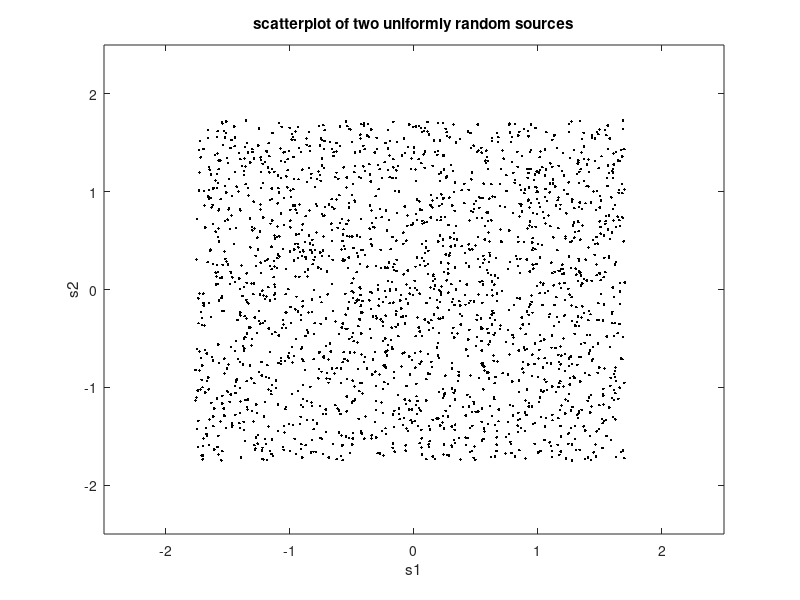
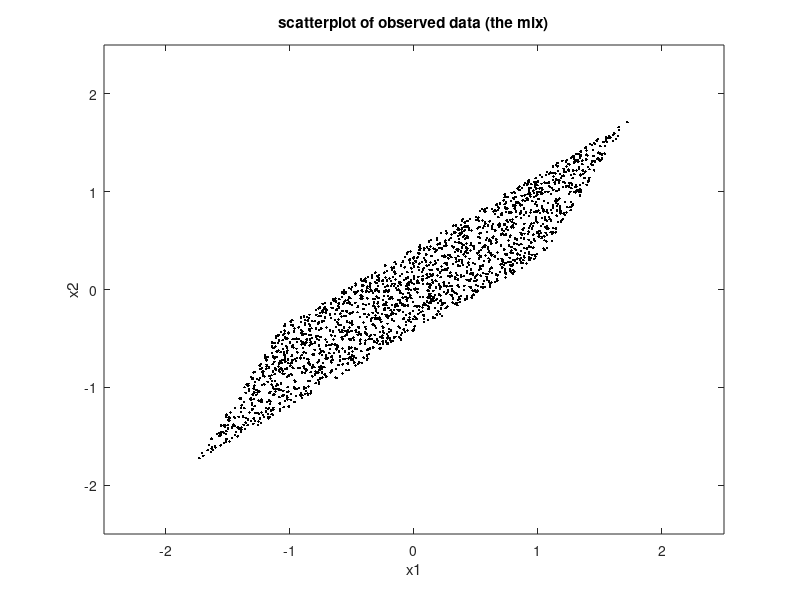

The MATLAB script that drew these images, in order:
%Scatterplots of two sources, and two mixed signals
% the sources are uniformly random variables

%two uniformly random sources,
N=2000;
s1=rand(1,N); s1=2*(s1-mean(s1)); %zero-mean
s2=rand(1,N); s2=2*(s2-mean(s2)); %"  "  "
vr1=var(s1); s1=s1/sqrt(vr1); %variance=1
vr2=var(s2); s2=s2/sqrt(vr2); %"  "  "

s=[s1;s2]; %combine sources

N=length(s1); 
M=[0.2 0.8; 0.4 0.6]; %example of mixing matrix
x=M*s; %mixed signals

%scatterplot of sources
figure(1)
plot(s(1,:),s(2,:),'k.'); 
axis([-2.5 2.5 -2.5 2.5]);
title('scatterplot of two uniformly random sources');
xlabel('s1'); ylabel('s2');

%scatterplot of observed data (the mix)
figure(2)
plot(x(1,:),x(2,:),'k.'); 
axis([-2.5 2.5 -2.5 2.5]);
title('scatterplot of observed data (the mix)');
xlabel('x1'); ylabel('x2');

%print covariance matrix of sources
Ss=cov(s')

%print covariance matrix of observed signals
Sx=cov(x')
